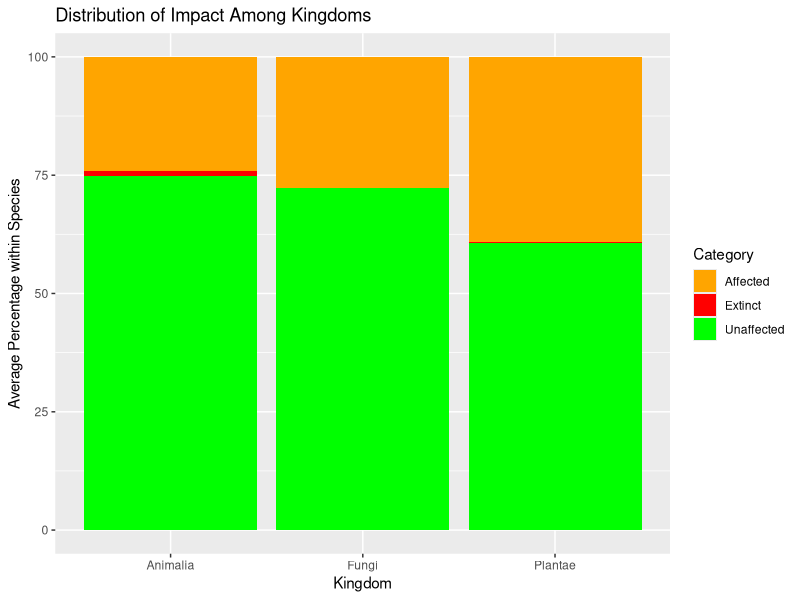
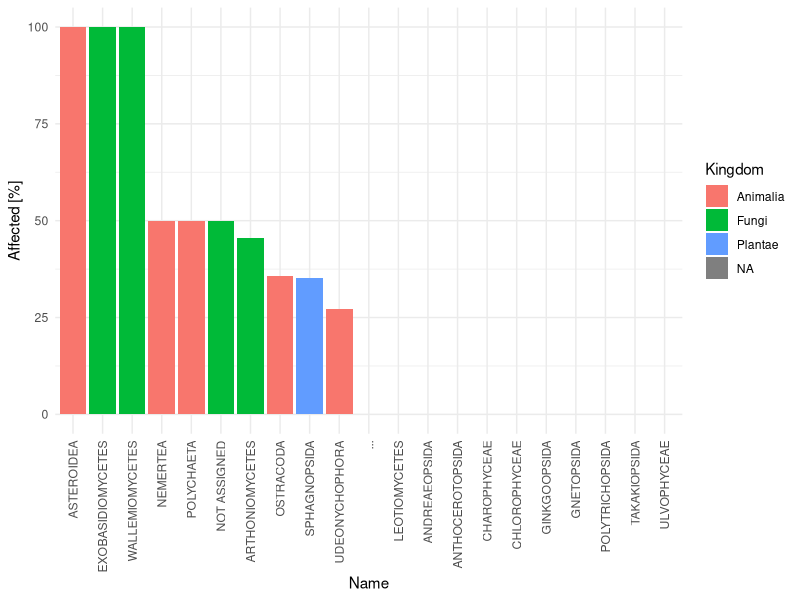

Recreate these plots in R, in order.
## ---- chunk 1
library(tidyverse)
library(ggplot2)
library(readr)
## ---- chunk 2
raw_data  <- read_csv("dependencies/SpeciesByKingdomAndClass.csv")
## ---- chunk 3

kingdoms <- c("Animalia", "Chromista", "Fungi", "Plantae") # list kingdoms in the order they appear in

kingdom_data  <- raw_data %>%
  mutate(
    ClassChange = Name < lag(Name),     # create column that says TRUE when a change appears (new kingdom)
    ClassChange = replace_na(ClassChange, TRUE),       # replaces NA in 1st observation with TRUE
    AllKingdom = ifelse(ClassChange == TRUE, kingdoms[cumsum(ClassChange)], NA)
  ) %>%
  fill(AllKingdom, .direction = "down") %>%      # fills the NAs with the value
  mutate(
    Kingdom = if_else(Name == "Total", NA, AllKingdom)
    ) %>%
  select(!c("ClassChange","AllKingdom"))     # removes the ClassChange & AllKingdom column 

## ---- chunk 4

manipulated_data <- kingdom_data %>%
  select(!("CR(PE)":"Subtotal (EX+EW+ CR(PE)+CR(PEW))")) %>%  # removes columns
  rowwise() %>%
  mutate( 
    NearThreatened = sum(c_across("LR/cd":"NT or LR/nt"))  # combines columns
        ) %>%
  select(!("LR/cd":"NT or LR/nt")   # removes columns
         ) %>%
  rename(
    "Extinct" = "EX",
    "ExtinctWild" = "EW",
    "CriticallyEndangered" = "CR",
    "Endangered" = "EN",
    "Vulnerable" = "VU",
    "LowRisk" = "LC or LR/lc",
    "DataDeficient" = "DD"
    ) %>%
  select(`Name`,`Kingdom`,`Extinct`:`Subtotal (threatened spp.)`, `NearThreatened`, `LowRisk`:`Total`)     # changes column order

## ---- chunk 5

data_table_filtered <- manipulated_data %>%
  filter ( Total > 1000 ) %>%
  transmute(
    `Name`,
    `Kingdom`,
    across(c(`Extinct`:`Total`), ~round ( .x / Total * 100, 2), .names = "{.col} [%]")
    )

## ---- chunk 6

data_table_filtered %>%
  rowwise() %>%
  mutate(
    `Unaffected [%]` = sum(c_across(`NearThreatened [%]`:`DataDeficient [%]`))
  ) %>%
  group_by(Kingdom) %>%
  summarise(
    Extinct = mean(`Subtotal (EX+EW) [%]`),
    Affected = mean(`Subtotal (threatened spp.) [%]`),
    Unaffected = mean(`Unaffected [%]`)
  ) %>%
  pivot_longer(
    cols = c(Extinct, Affected, Unaffected),
    names_to = "Category",
    values_to = "Percentage"
  ) %>%
  filter(!is.na(Kingdom)) %>%
  ggplot() +
   geom_bar(aes( x = Kingdom, y = Percentage, fill = Category), stat = "identity", position = "stack") +
  ggtitle("Distribution of Impact Among Kingdoms") +
  xlab("Kingdom") +
  ylab("Average Percentage within Species") +
  scale_fill_manual(values = c("Extinct" = "red", "Affected" = "orange", "Unaffected" = "green"))

## ---- chunk 7

library(dplyr)

data_table_unfiltered <- manipulated_data %>%
  transmute(
    `Name`,
    `Kingdom`,
    across(c(`Extinct`:`Total`), ~round ( .x / Total * 100, 2), .names = "{.col} [%]")
    ) %>%
  rowwise() %>%
  mutate(
    `Affected [%]` = sum(c_across(`Extinct [%]`:`CriticallyEndangered [%]`))
  ) 

data_top_ten <- data_table_unfiltered %>%
  ungroup() %>%
  arrange(desc(`Affected [%]`)) %>% 
  slice_head(n = 10)

data_bottom_ten <- data_table_unfiltered %>%
  ungroup() %>%
  arrange(desc(`Affected [%]`)) %>% 
  slice_tail(n = 10)

gap_plot <- tibble(
  `Name` = "...",
  `Kingdom` = NA_character_,
  `Affected [%]` = NA_real_
)
  
ordered_data <- bind_rows(
  data_top_ten %>% select(`Name`, `Kingdom`, `Affected [%]`),
  gap_plot,
  data_bottom_ten %>% select(`Name`, `Kingdom`, `Affected [%]`)
)

ordered_levels <- c(as.character(data_top_ten$Name), "...", as.character(data_bottom_ten$Name))
ordered_data$Name <- factor(as.character(ordered_data$Name), levels = ordered_levels)

## ---- chunk 8

ordered_data %>%
  ggplot() +
  geom_col(aes(x = Name, y = `Affected [%]`, fill = Kingdom)) +
  theme_minimal() +
  theme(axis.text.x = element_text(angle = 90, vjust = 0.5, hjust = 1))
